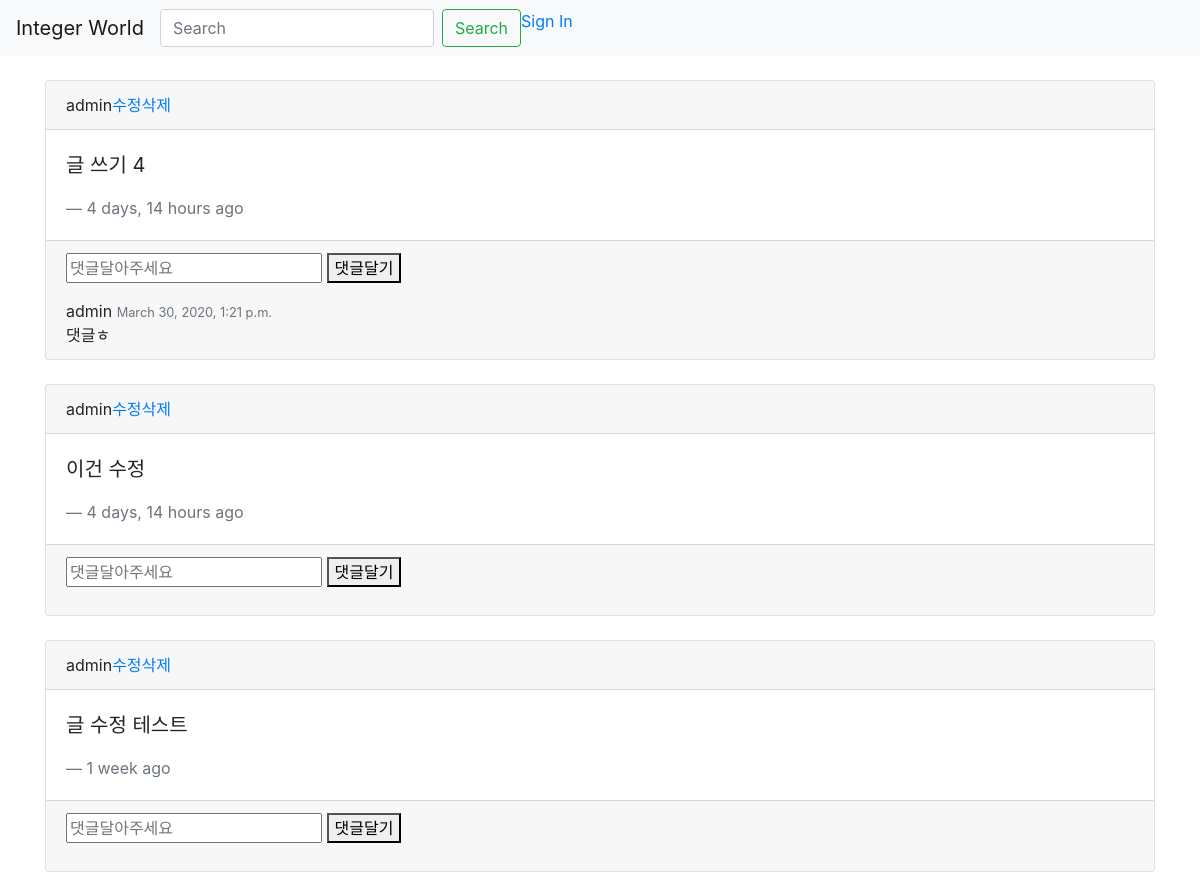
The page /myApp/index/ on the database as committed earlier.
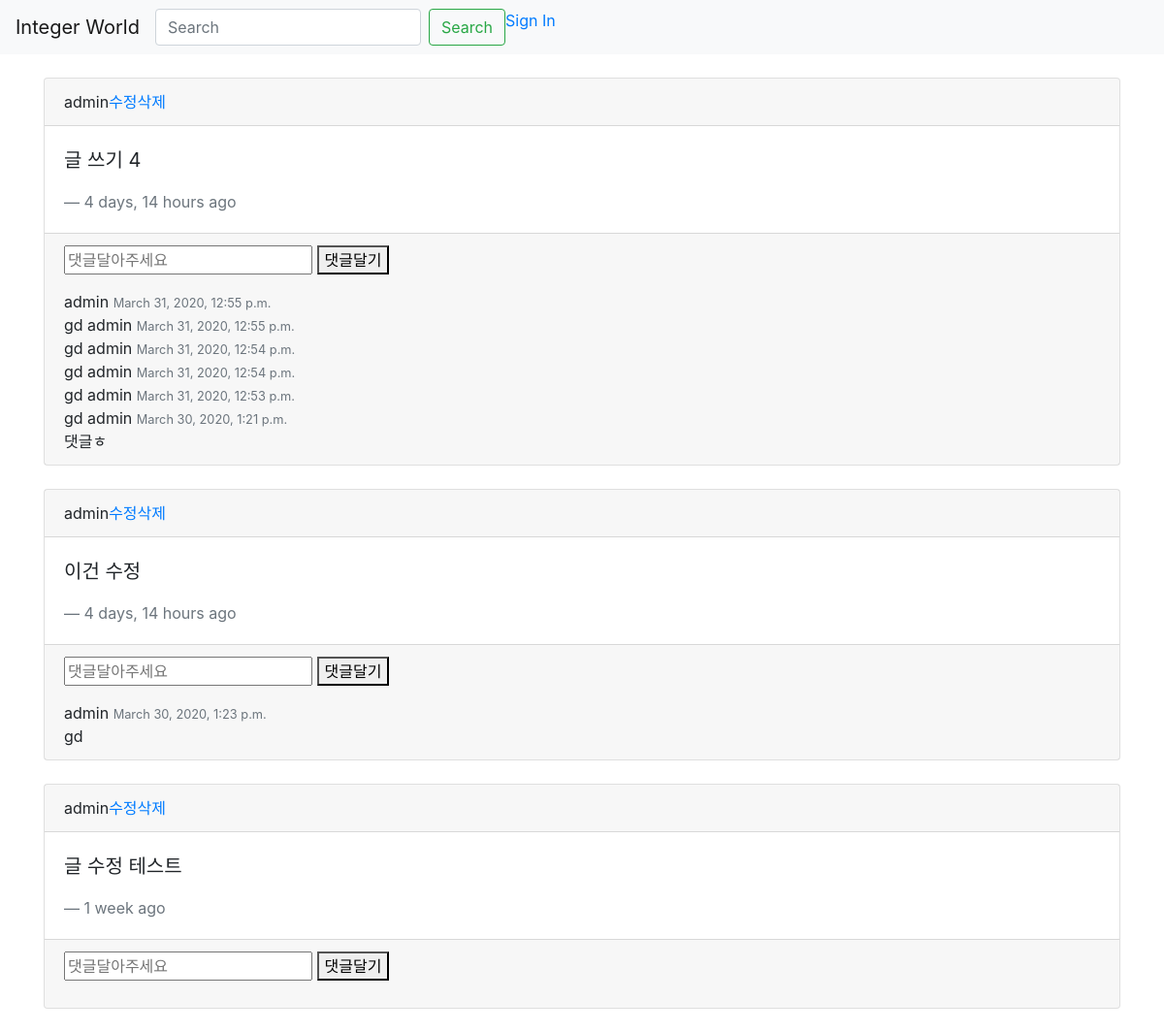
The same page on the database as committed later.
### myApp/models.py (models this page shows, shortened)
class Post(models.Model):
    main_text = models.CharField(max_length=200)
    create_user = models.ForeignKey(User, on_delete = models.CASCADE)
    create_date = models.DateTimeField('date published', default=timezone.now)
    update_date = models.DateTimeField('date published', null = True, default=timezone.now)

class Comment(models.Model):
    comment = models.ForeignKey(Post, on_delete=models.CASCADE, null=True, related_name='comments')
    comment_text = models.CharField(max_length=200)
    comment_user = models.ForeignKey(User, on_delete=models.CASCADE, null = True)
    comment_date = models.DateTimeField('date published', default=timezone.now)
    comment_update_date = models.DateTimeField('date published', null = True, default=timezone.now)
    class Meta:
        ordering = ['-id']

### myApp/views.py (the view)
# urls.py: path('index/', views.index, name="index"),
def index(request):
    posts = Post.objects.order_by('-id')
    app_url = request.path
    return render(request, 'index.html', {'posts':posts, 'app_url':app_url})

### myApp/templates/index.html (shortened to what this page needs)
{% extends 'base.html' %}
{% load humanize %}
{% block content %}
<body>
    {% for post in posts.all %}
    <div class="card">
        <div class="card-header">{{ post.create_user }}<a href="{% url 'update' post.id %}">수정</a><a href="{% url 'delete' post.id %}">삭제</a></div>
        <div class="card-body">
          <blockquote class="blockquote mb-0">
            <p>{{ post.main_text }}</p>
            <footer class="blockquote-footer">{{ post.create_date | naturaltime }}</footer>
          </blockquote>
        </div>
        <div class="card-footer">
          <form action="{% url 'c_post' post.id %}" method="POST">
              <input type="text" name="comment_text" id="comment_text" placeholder="댓글달아주세요">
              <button type="submit">댓글달기</button>
          </form>
          {% for comment in post.comments.all %}
          <span class="comment_user">{{comment.comment_user}}</span>
          <small class="text-muted">{{comment.comment_date}}</small>
          <br>
          <a class="card-text">{{comment.comment_text}}
          {% endfor %}
        </div>
      </div>
      <br>
      {% endfor %}
</body>
{% endblock %}

### myProject/templates/base.html (shortened to what this page needs)
<link rel="stylesheet" href="https://stackpath.bootstrapcdn.com/bootstrap/4.4.1/css/bootstrap.min.css">
  <nav class="navbar navbar-expand-lg navbar-light bg-light">
    <a class="navbar-brand" href="{% url 'index' %}">Integer World</a>
    <div class="collapse navbar-collapse" id="navbarSupportedContent">
      <ul class="navbar-nav mr-auto">
        <form class="form-inline my-2 my-lg-0">
          <input class="form-control mr-sm-2" type="search" placeholder="Search" aria-label="Search">
          <button class="btn btn-outline-success my-2 my-sm-0" type="submit">Search</button>
        </form>
        {% if user.is_authenticated %}
        <li class="nav-item dropdown">
          <a class="nav-link dropdown-toggle" href="#" id="navbarDropdown" role="button" data-toggle="dropdown" aria-haspopup="true" aria-expanded="false">
            {{ user.username }}
          </a>
          <div class="dropdown-menu" aria-labelledby="navbarDropdown">
            <a class="dropdown-item" href="#">My Profile</a>
            <a class="dropdown-item" href="{% url 'post' %}">New Post</a>
            <div class="dropdown-divider"></div>
            <a class="dropdown-item" href="{% url 'signout'%}">Sign Out</a>
          </div>
        </li>
        {% else %}
        <a href="{% url 'signin' %}">Sign In</a>
        {% endif %}
      </ul>
    </div>
  </nav>
  <div class="container">
    {% block content %}
    {% endblock %}
  </div>

Rows that differ between the two databases and show on the page:
added Comment: comment_user "admin", comment_date "March 31, 2020, 12:55 p.m.", comment_text "gd", shown under Post "글 쓰기 4"
added Comment: comment_user "admin", comment_date "March 31, 2020, 12:55 p.m.", comment_text "gd", shown under Post "글 쓰기 4"
added Comment: comment_user "admin", comment_date "March 31, 2020, 12:54 p.m.", comment_text "gd", shown under Post "글 쓰기 4"
added Comment: comment_user "admin", comment_date "March 31, 2020, 12:54 p.m.", comment_text "gd", shown under Post "글 쓰기 4"
added Comment: comment_user "admin", comment_date "March 31, 2020, 12:53 p.m.", comment_text "gd", shown under Post "글 쓰기 4"
added Comment: comment_user "admin", comment_date "March 30, 2020, 1:23 p.m.", comment_text "gd", shown under Post "이건 수정"
